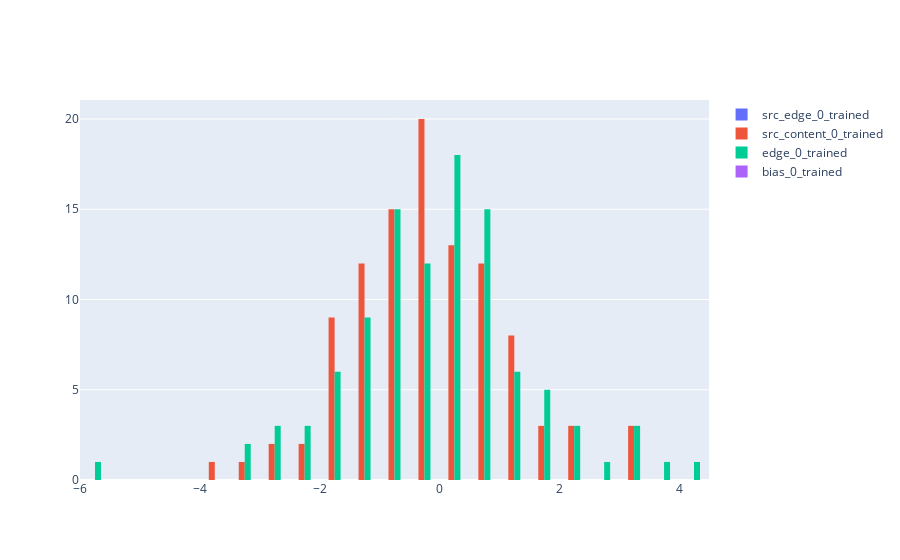

This figure's notebook cell:
### Code cell
fig = go.Figure()

fig.add_trace(
    go.Histogram(
        x = data["src_edge_0_trained"],
        name="src_edge_0_trained"
    )
)

fig.add_trace(
    go.Histogram(
        x = data["src_content_0_trained"],
        name="src_content_0_trained"
    )
)

fig.add_trace(
    go.Histogram(
        x = data["edge_0_trained"],
        name="edge_0_trained"
    )
)

fig.add_trace(
    go.Histogram(
        x = data["bias_0_trained"],
        name="bias_0_trained"
    )
)

### Figure 1 — Plotly figure (JSON) as saved in the notebook; plotly's stock layout.template omitted (floating-point values rounded to 4 significant figures)
{"data": [{"name": "src_edge_0_trained", "type": "histogram", "x": [null, null, null, null, null, null, null, null, null, null, null, null, null, null, null, null, null, null, null, null, null, null, null, null, null, null, null, null, null, null, null, null, null, null, null, null, null, null, null, null, null, null, null, null, null, null, null, null, null, null, null, null, null, null, null, null, null, null, null, null, null, null, null, null, null, null, null, null, null, null, null, null, null, null, null, null, null, null, null, null, null, null, null, null, null, null, null, null, null, null, null, null, null, null, null, null, null, null, null, null, null, null, null, null]}, {"name": "src_content_0_trained", "type": "histogram", "x": [-0.1111, 2.21, -0.0551, -0.02948, -0.7335, 0.6752, 0.07192, 0.8715, -0.4728, 0.536, -1.279, -0.1549, -1.607, -0.2225, 3.235, -3.035, 0.5772, -0.01679, -1.43, -0.9669, -0.2169, -1.553, -1.099, 1.582, 1.389, -1.31, -0.8107, 1.136, -0.6054, 0.5285, -1.071, 1.479, -1.424, -0.1806, -0.2096, -0.417, 0.4505, -3.514, -1.047, -1.498, -1.954, 1.237, 2.194, -1.889, -1.263, -0.7719, 0.41, -0.919, 0.2635, -1.755, 1.609, 0.1195, -0.6877, -0.6992, 3.162, -0.3294, 1.269, -0.1081, 0.6778, -0.08082, 0.7194, 0.3496, -1.465, -1.955, 0.9015, -1.784, -1.097, -0.7634, -0.009085, 1.007, 0.7289, 1.457, 1.515, -0.795, 0.4665, -1.59, 0.2128, 3.035, -0.1212, 2.393, -1.033, -1.523, 0.4876, 0.481, -0.7447, -0.5834, 0.7268, -2.672, 0.1475, -0.4546, -2.281, 0.653, -0.9906, -2.468, 0.4335, -0.08133, -2.885, 0.2369, 1.259, 0.8608, -0.3731, -0.4713, -0.9168, -0.6987]}, {"name": "edge_0_trained", "type": "histogram", "x": [0.295, -2.086, 0.6433, 0.7894, -1.509, -0.09846, -0.5775, -0.966, 1.138, 0.8221, -0.4734, 0.9983, 1.632, 0.1075, 4.3, -5.742, -0.1826, 0.03334, -1.559, 3.24, -0.02592, -0.6428, 0.01275, 2.101, 1.002, -0.8379, -1.574, 0.06303, -1.098, 3.56, -0.04832, 0.071, -1.534, -0.1669, 1.199, 0.2074, 1.801, -2.927, -0.7749, -0.5224, -2.761, 0.6862, -0.5389, -3.163, -2.026, -0.8454, -0.819, 0.8843, -0.9733, -3.107, 2.409, -0.0636, 1.262, 0.1573, 1.855, -1.057, 0.5055, 0.364, 0.9096, 0.1194, 0.1441, -0.03698, -1.254, -1.498, -1.415, -0.497, 2.806, -0.7944, 0.06372, 0.03058, 1.508, 1.901, 0.5767, -1.15, 0.9773, -0.365, 0.9103, -0.8199, 0.1198, 2.318, -0.6936, 1.116, 0.2869, -0.03303, -1.13, 0.772, 3.107, -1.889, 0.1601, 0.006057, -2.783, -1.043, -0.9462, -1.938, 0.2034, 0.8183, -2.43, 0.6684, 3.374, 0.8556, -0.9639, -0.3782, 1.347, -1.27]}, {"name": "bias_0_trained", "type": "histogram", "x": [null, null, null, null, null, null, null, null, null, null, null, null, null, null, null, null, null, null, null, null, null, null, null, null, null, null, null, null, null, null, null, null, null, null, null, null, null, null, null, null, null, null, null, null, null, null, null, null, null, null, null, null, null, null, null, null, null, null, null, null, null, null, null, null, null, null, null, null, null, null, null, null, null, null, null, null, null, null, null, null, null, null, null, null, null, null, null, null, null, null, null, null, null, null, null, null, null, null, null, null, null, null, null, null]}], "layout": {}}
